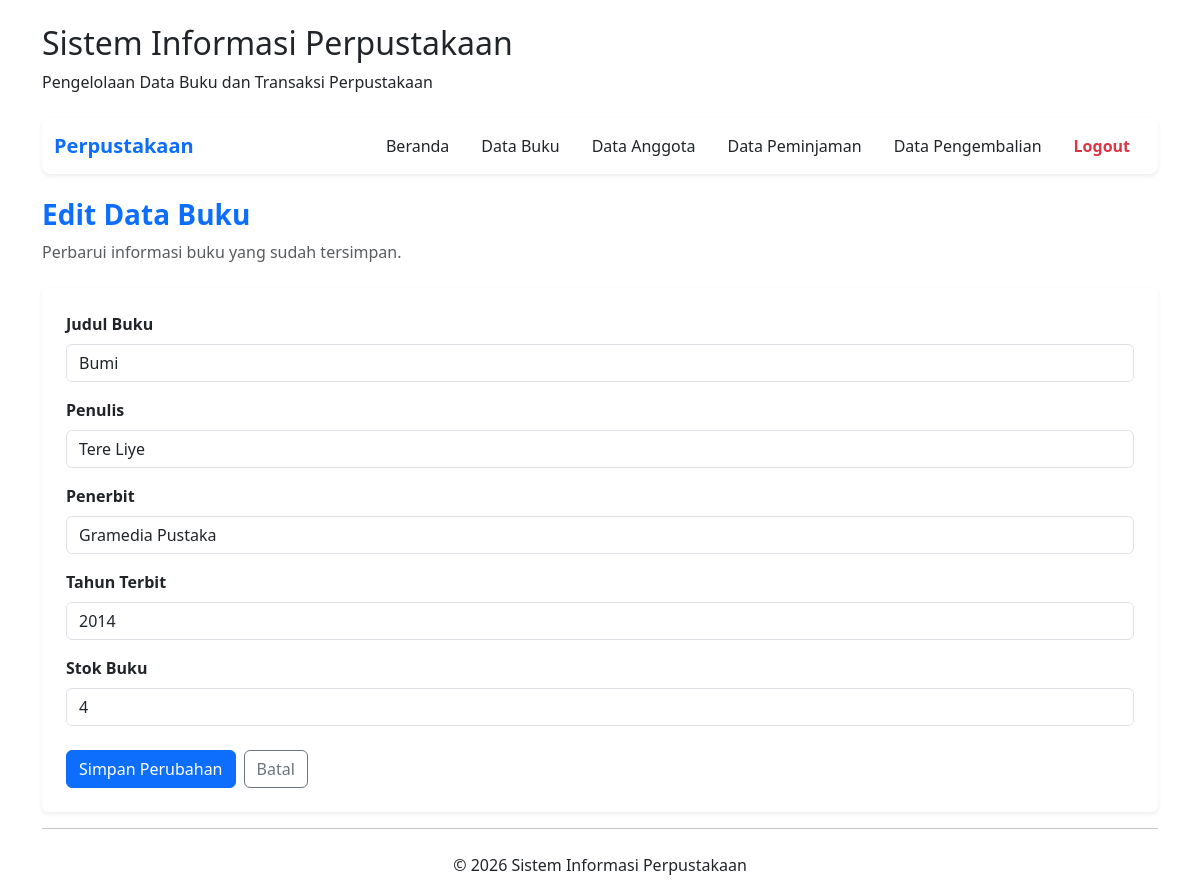
Screenshot of /index.php?action=editBuku&id=6 (signed in) with the database file from the repository.
### tables this page shows
CREATE TABLE `tb_buku` (
  `id_buku` int NOT NULL,
  `judul_buku` varchar(150) NOT NULL,
  `penulis` varchar(100) NOT NULL,
  `penerbit` varchar(100) DEFAULT NULL,
  `tahun_terbit` year DEFAULT NULL,
  `stok` int NOT NULL DEFAULT '0'
);

### App/Controllers/BukuController.php (called while the page is built, shortened)
<?php
require_once __DIR__ . '/../models/BukuModel.php';
class BukuController
{
    private $bukuModel;
    public function __construct()
    {
        $this->bukuModel = new BukuModel();
    }
    public function edit()
    {
        $id = filter_input(INPUT_GET, 'id', FILTER_VALIDATE_INT);
        $buku = $this->bukuModel->getBukuById($id);
        require __DIR__ . '/../views/EditBuku.php';
    }
}

### App/Config/koneksi.php (called while the page is built)
<?php
class Database
{
    private $host = 'localhost';
    private $dbname = 'perpustakaan';
    private $username = 'root';
    private $password = '';
    public function getConnection()
    {
        try {
            $conn = new PDO(
                "mysql:host={$this->host};dbname={$this->dbname};charset=utf8mb4",
                $this->username,
                $this->password
            );
            $conn->setAttribute(
                PDO::ATTR_ERRMODE,
                PDO::ERRMODE_EXCEPTION
            );
            return $conn;
        } catch (PDOException $e) {
            die('Koneksi database gagal: ' . $e->getMessage());
        }
    }
}

### App/Models/BukuModel.php (called while the page is built, shortened)
<?php
require_once __DIR__ . '/../config/koneksi.php';
class BukuModel
{
    private $conn;
    public function __construct()
    {
        $database = new Database();
        $this->conn = $database->getConnection();
    }
    public function getBukuById($id)
    {
        $sql = "SELECT * FROM tb_buku WHERE id_buku = :id";
        $stmt = $this->conn->prepare($sql);
        $stmt->execute([':id' => $id]);
        return $stmt->fetch(PDO::FETCH_ASSOC);
    }
}

### App/Views/EditBuku.php (the view, shortened to what this page needs)
<?php require __DIR__ . '/templates/header.php'; ?>
<?php require __DIR__ . '/templates/navbar.php'; ?>
<div class="mb-4">
    <h3 class="fw-bold text-primary">Edit Data Buku</h3>
    <p class="text-muted">Perbarui informasi buku yang sudah tersimpan.</p>
</div>
<div class="card border-0 shadow-sm">
    <div class="card-body p-4">
        <form action="index.php?action=updateBuku" method="POST">
            <div class="mb-3">
                <label class="form-label fw-semibold">Judul Buku</label>
                <input
                    type="text"
                    name="judul_buku"
                    class="form-control"
                    maxlength="150"
                    value="<?= htmlspecialchars($buku['judul_buku']) ?>"
                    required
                >
            </div>
            <div class="mb-3">
                <label class="form-label fw-semibold">Penulis</label>
                <input
                    type="text"
                    name="penulis"
                    class="form-control"
                    maxlength="100"
                    value="<?= htmlspecialchars($buku['penulis']) ?>"
                    required
                >
            </div>
            <div class="mb-3">
                <label class="form-label fw-semibold">Penerbit</label>
                <input
                    type="text"
                    name="penerbit"
                    class="form-control"
                    maxlength="100"
                    value="<?= htmlspecialchars($buku['penerbit'] ?? '') ?>"
                >
            </div>
            <div class="mb-3">
                <label class="form-label fw-semibold">Tahun Terbit</label>
                <input
                    type="number"
                    name="tahun_terbit"
                    class="form-control"
                    min="1901"
                    max="2155"
                    value="<?= htmlspecialchars((string) ($buku['tahun_terbit'] ?? '')) ?>"
                >
            </div>
            <div class="mb-4">
                <label class="form-label fw-semibold">Stok Buku</label>
                <input
                    type="number"
                    name="stok"
                    class="form-control"
                    min="0"
                    value="<?= (int) $buku['stok'] ?>"
                    required
                >
            </div>
            <div class="d-flex gap-2">
                <button type="submit" class="btn btn-primary">
                    Simpan Perubahan
                </button>
                <a href="index.php?action=buku" class="btn btn-outline-secondary">
                    Batal
                </a>
            </div>
        </form>
    </div>
</div>
<?php require __DIR__ . '/templates/footer.php'; ?>

### rows the page displays
tb_buku: judul_buku "Bumi", penulis "Tere Liye", penerbit "Gramedia Pustaka", tahun_terbit "2014", stok "4"
